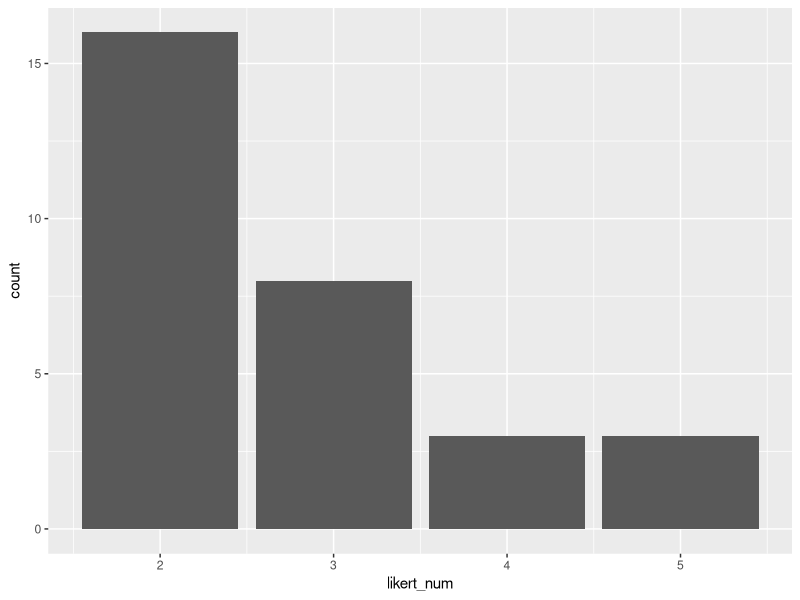
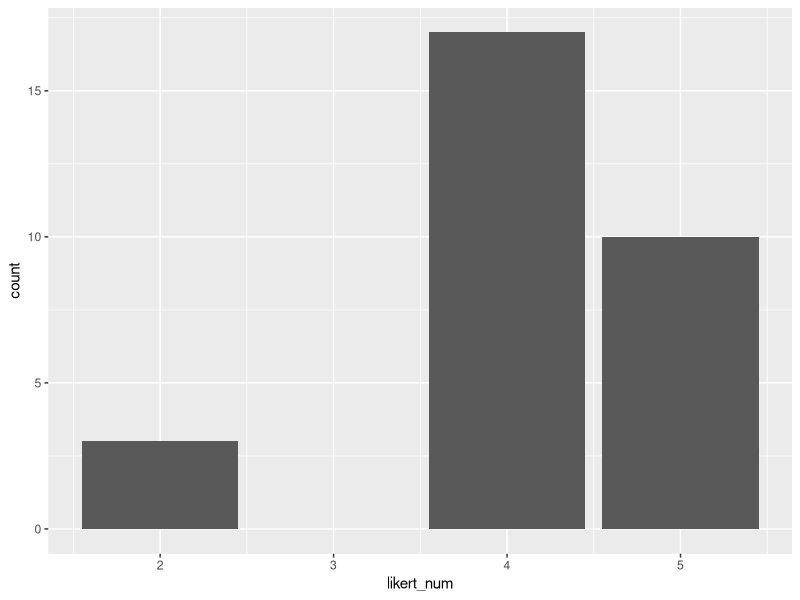
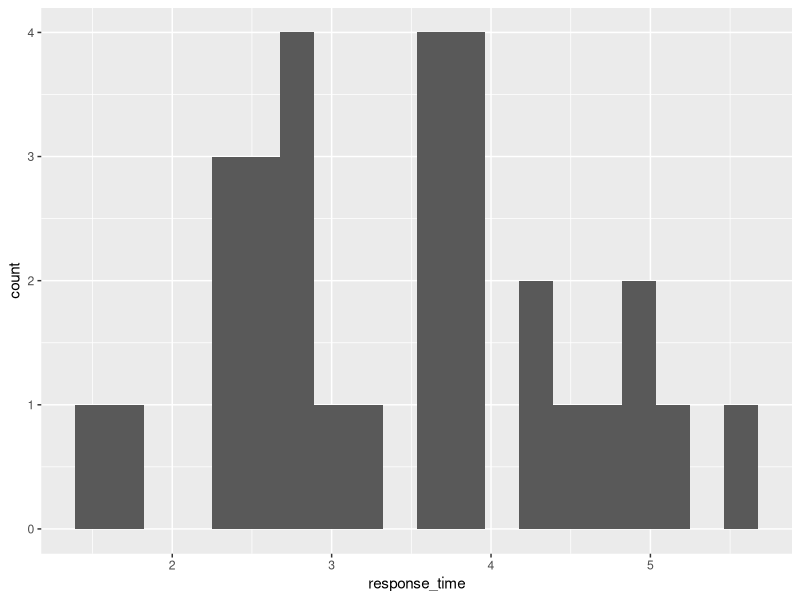
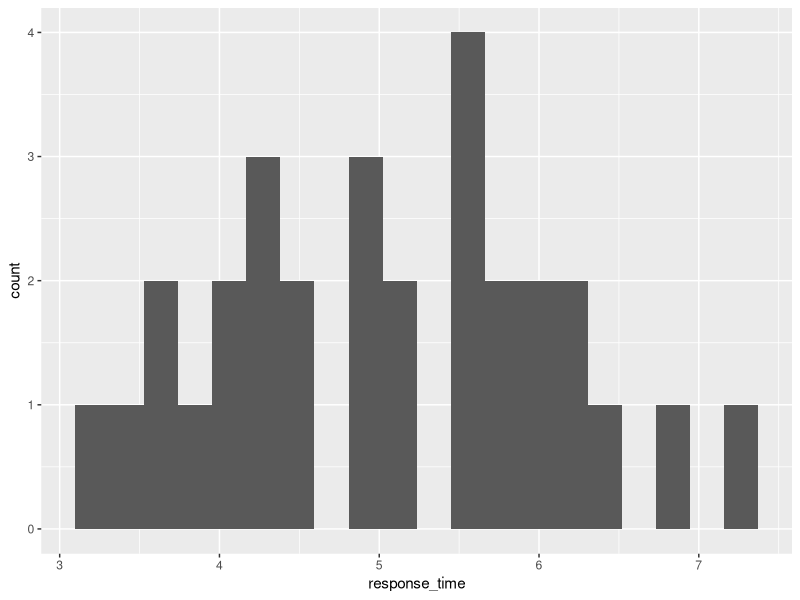
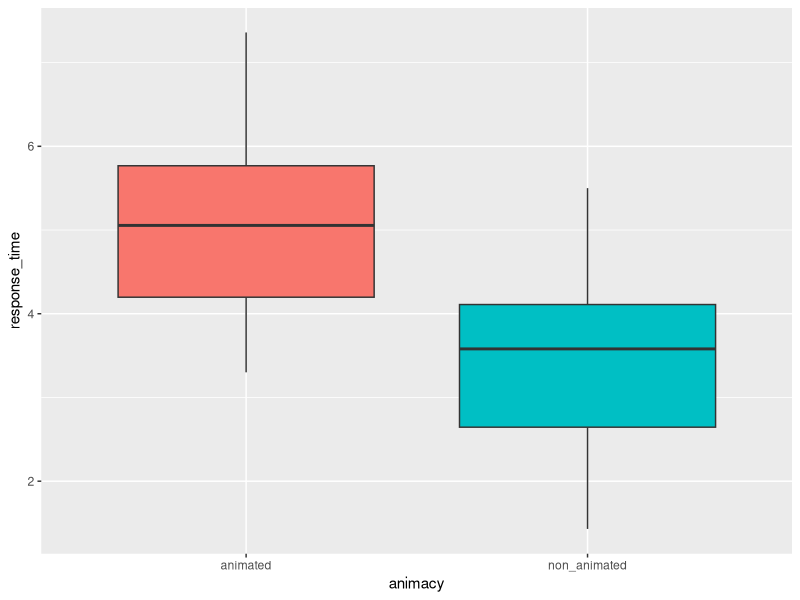

Source code (R) for these figures, in order:
#### Students t Test exercise ----

#### Housekeeping----

# call in packages to R Studio

library(readr)   # reading in the data
library(tidyr)   # data wrangling
library(dplyr)   # data wrangling
library(ggplot2) # plotting data

#### Reading in data ----

setwd("~/User files/Peter/Heriot-Watt University/R Statistics/HRI statistics course/HRI stats course/interaction-design")

# going to retrieve the data from an online repository

# read in the data using `readr` package

t_test_data <- read_csv("t-test-data.csv", col_names = TRUE)

# examine the raw data

View(t_test_data)

#### Description of the data

#############

# The data examines 60 participants Likert rating and response time of animated v non-animated robot
# Each row represent a different participant responses, so there are 60 rows 
# "id" vector = participant number
# "Likert rating" vector = participants evaluation of the inteaction from 1 (Not very friendly) to 5 (very friendly)
# "animacy" vector = condition with two levels (animated, non-animated)
# in the animated conditon the robot is tracks the users head and uses gestures in communication
# in the non-animated condition the robot is static
# "response time" vector = the time (seconds) it took for participants to indicate how friendly they thought the robot was on the Likert scale
# the experiment (user study) is between-subjects; 
# i.e., one set of paticipants interact with the animated robot, and a separate group interact with the non-animated robot

#############

# Here are a few ways to check the data is ready for manipulation

# have a look at the top six rows only

head(t_test_data)

# have a look at bottom six rows only

tail(t_test_data)

# examine the structure of the data

str(t_test_data)


#### Generating descriptve statistics ----

# for data manipulation we require the "dplyr" and "tidyr" packages

# summarise the data quickly with the "summary" function

summary(t_test_data)

# as you are interested in group differnces, also summarise the by group 

# Likert responses

t_test_data %>%
  group_by(animacy) %>%                     # group_by groups the data by the specified vector
  summarise(avg_rating = mean(likert_num),  # summarise summarises the data into a single row of values
            standev = sd(likert_num))       # you specify what type of summary you would like with simple syntax (e.g. mean)
  


# as you can see, particpants in the animated robot group rated the robot as more friednly (M = 4.13, SD = 0.86) 
# compared to participants in the non-animated robot group (M = 2.77, 1.01).   


# Response time 

t_test_data %>%
  group_by(animacy) %>%                     # group_by groups the data by the specified vector
  summarise(avg_rt = mean(response_time),  # summarise summarises the data into a single row of values
            standev_rt = sd(response_time)) 

# as you can see, particpants in the animated robot group took longer to respond to the Likert question on Friendliness (M = 5.06, SD = 1.06) 
# compared to participants in the non-animated robot group (M = 3.46, 1.03). 

# you can do generate means for both vectors (animacy, response-time) with the following code

t_test_data %>%
  group_by(animacy) %>%                     
  summarise(avg_rating = mean(likert_num),  
            standev = sd(likert_num),
            avg_rt = mean(response_time),
            standev_rt = sd(response_time))




#### 2.2. Plotting the data ---- 

# plotting requires the "ggplot2" package

# We check the distribution of ordinal data using a barplot

# Likert data barplot

# distribution of non-animated robot data

t_test_data %>%
  filter(animacy == "non_animated") %>%
  ggplot(.) +
  geom_bar(mapping = aes(x = likert_num))

# distribution of non-animated robot data

t_test_data %>%
  filter(animacy == "animated") %>%
  ggplot(.) +
  geom_bar(mapping = aes(x = likert_num))


# 2.2.1. Checking for normality

# For continous (e.g. interval, ratio) data, we examine the distribution of the value in a vector: a bell-shape is parametic,
# non-bell shaped (skewed) data is non-parametric.
# For continuous data we plot a histogram to check shape of distribution

# Reponse time distribution

# distribution of non-animated robot data

t_test_data %>%
  filter(animacy == "non_animated") %>%
  ggplot(.) +
  geom_histogram(mapping = aes(x = response_time),
                 bins = 20)


# distribution of animated robot data

t_test_data %>%
  filter(animacy == "animated") %>%
  ggplot(.) +
  geom_histogram(mapping = aes(x = response_time),
                 bins = 20)


# Most of the observations fall around the mean so we can conclude that the
# data is normally distributed


# 2.2.2. Checking for differnce


# A usful way to test your two smaples is to examine a boxplot
# with notches - notches show whether the medians are significantly
# different at the 5% level

# We use the ggpot2 package to generate graphics
# for a boxplot, the syntax is geom_boxplot

t_test_data %>%
  ggplot(.) +
  geom_boxplot(mapping = aes(x = animacy, y = response_time, fill = animacy, notch = TRUE)) + 
  theme(legend.position = "none")

# Notches of the two plots do not overlap, we can conclude
# that the medians are significantly different at the 5% level. 

# Note that the variability is similar in both emotion conditions both in terms
# of the range (whiskers) and the IQR (boxes)


# 2.4. Perform a t test using R's built in function ----

# t-test of Likert responses

# There is of course a function in R that does all of this.
# t.test will perform the above once passed two vectors which the test is to be 
# carried out

# need to remove id vector to perform grouping, then add back in

t_test <- t_test_data %>%
  select(-id, -response_time) %>%  
  group_by_at(vars(animacy)) %>%
  mutate(id=1:n()) %>% 
  ungroup() %>% 
  spread(key = animacy, value = likert_num) 


# now the data is ready to perform a t-test

t.test(t_test$non_animated, t_test$animated)

# if want paired add paired=FALSE
## add data for non-sig effect

## long RT and favourable 

# note, we use the $ to specify a vector from a dataset

# t = -5.6539, df = 56.632, p-value = 5.357e-07

# Values are almost the same, be sure to include 3 d.p. for value equivalence


# t-test of response time

t_test1 <- t_test_data %>%
  select(-id, -likert_num) %>%  
  group_by_at(vars(animacy)) %>%
  mutate(id=1:n()) %>% 
  ungroup() %>% 
  spread(key = animacy, value = response_time) 

# now the data is ready to perform a t-test

t.test(t_test1$non_animated, t_test1$animated)

#t = -5.9198, df = 57.955, p-value = 1.852e-07


##### Points to add ----

# visualising categorical data
# barplot v pie chart
# non-parametric example
# 3rd  exmaple requires more input from student
# Frank start making material in August
# have materials ready by end of August
# sned on RMarkdown slides to Frank